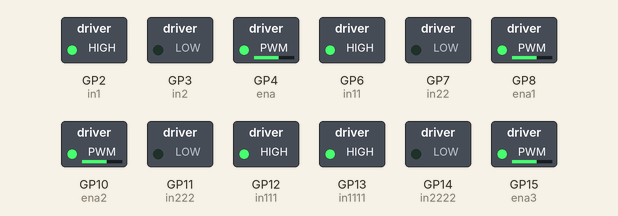
The program below on a simulated Raspberry Pi Pico running MicroPython. Shown: switched loads named in the program (green lamp = pin HIGH). At 0.0 s the program stops and its outputs stay as they are.

Above: at 0.1 s.
Timing chart, 0 to 1.5 s (numbered marks = the images above):
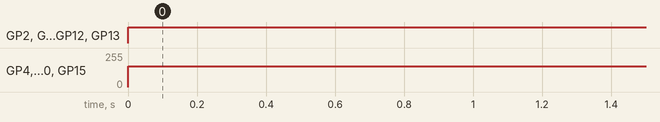

The program:

motoressss.py
```python
from machine import Pin, PWM
import time
import sys
import select

# ==============================
# TU CODIGO DE 4 MOTORES (NO CAMBIADO)
# ==============================
in1 = Pin(2, Pin.OUT)
in2 = Pin(3, Pin.OUT)
ena = PWM(Pin(4))
ena.freq(1000)

in11 = Pin(6, Pin.OUT)
in22 = Pin(7, Pin.OUT)
ena1 = PWM(Pin(8))
ena1.freq(1000)

in111 = Pin(12, Pin.OUT)
in222 = Pin(11, Pin.OUT)
ena2 = PWM(Pin(10))
ena2.freq(1000)

in1111 = Pin(13, Pin.OUT)
in2222 = Pin(14, Pin.OUT)
ena3 = PWM(Pin(15))
ena3.freq(1000)

# Giro hacia adelante
in1.value(1)
in2.value(0)
ena.duty_u16(40000)  # velocidad motor trasero izquierdo

in11.value(1)
in22.value(0)
ena1.duty_u16(40000)  #motor trasero derecho

in111.value(1)
in222.value(0)
ena2.duty_u16(40000) # motor delantero izquierdo

in1111.value(1)
in2222.value(0)
ena3.duty_u16(40000) # motor delantero derecho
```

Measured:
- by itself, GP2 (in1), GP6 (in11), GP12 (in111), GP13 (in1111): LOW → HIGH at 0.00 s
- by itself, GP4 (ena), GP8 (ena1), GP10 (ena2), GP15 (ena3): 0/255 → 156/255 at 0.00 s
